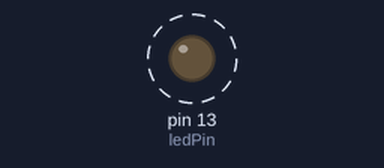
Bench run of a sketch on a simulated Arduino Uno, built with avr-gcc and run on an emulated ATmega328P. Shown: output pins drawn as LEDs (lit = HIGH). Dashed ring = blinking.

Above: at 0.06 s.
Timing chart, 0 to 3.0 s (numbered marks = the images above):
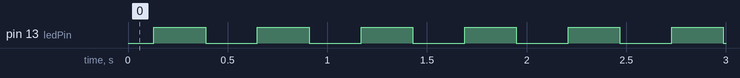

The sketch:

fading.pde
```cpp
int ledPin = 13;    // LED connected to digital pin 13


// constants won't change. They're used here to
// set pin numbers:
const int buttonPin = 2;     // the number of the pushbutton pin

// variables will change:
int buttonState = 0;         // variable for reading the pushbutton status

void setup() {
    // initialize the LED pin as an output:
    pinMode(ledPin, OUTPUT);
    // initialize the pushbutton pin as an input:
    pinMode(buttonPin, INPUT);
    Serial.begin(9600);

}

// void loop(){
//     // read the state of the pushbutton value:
//     buttonState = digitalRead(buttonPin);

//     // check if the pushbutton is pressed.
//     // if it is, the buttonState is HIGH:
//     if (buttonState == HIGH) {
// 	// turn LED on:
// 	digitalWrite(ledPin, HIGH);
// 	Serial.println("on");
//     }
//     else {
// 	// turn LED off:
// 	digitalWrite(ledPin, LOW);
//     }
// }

int time = 1;

void loop() {
    for (int i = 0; i <= 255; ++i) {
	analogWrite(ledPin, i);
	//analogWrite(ledPin+1, 255-i);
	delay(time);                  // wait for a second
    }
    for (int i = 255; i >= 0;  --i) {
	analogWrite(ledPin, i);
	//analogWrite(ledPin+1, 255-i);
	delay(time);                  // wait for a second
    }
}
```

Measured:
- by itself, pin 13 (ledPin): alternates HIGH for 0.26 s and LOW for 0.26 s
